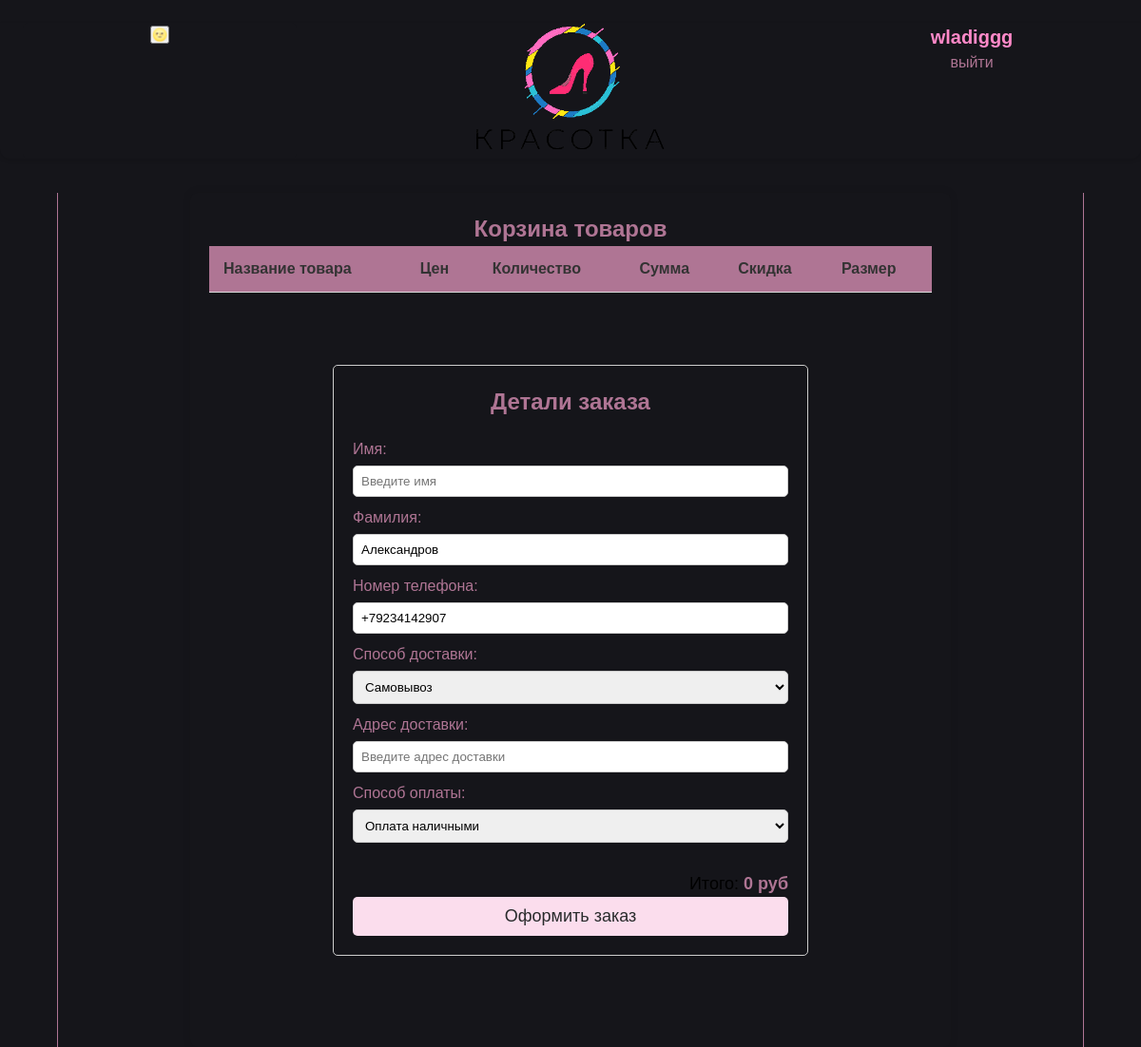
Screenshot of /orders/create-order/ (signed in) with the database file from the repository.
### users/models.py (models this page shows)
class User(AbstractUser):
    photo = models.ImageField(upload_to='users/%Y/%m/%d', blank=True, null=True, verbose_name='Фотографии')
    last_name = models.CharField(max_length=32, blank=True, null=True, verbose_name='Фамилия')
    phone_number = models.CharField(max_length=15, blank=True, null=True, verbose_name='Телефон')
    review = models.BooleanField(default=False, null=True, blank=True, verbose_name='Оставлен отзыв')
    agreement = models.BooleanField(default=False, null=True, blank=True, verbose_name='Соглашение')
    class Meta:
        verbose_name = 'Пользователь'
        verbose_name_plural = 'Пользователи'

### orders/views.py (the view, shortened to what this page needs)
# urls.py: path('create-order/', CreateOrderView.as_view(), name='create_order')
class CreateOrderView(View):
    def get(self, request, *args, **kwargs):
        carts = get_cart_user(request)
        data = {
            'carts': carts,
            'form': CreateOrderForm(),
        }
        return render(request, 'create_order.html', data)

### orders/forms.py (shortened to what this page needs)
class CreateOrderForm(forms.Form):
    first_name = forms.CharField(label='Имя', max_length=100, required=True)
    last_name = forms.CharField(label='Фамилия', max_length=100, required=True)
    phone_number = forms.CharField(label='Номер телефона', max_length=12, required=True)
    delivery_method = forms.ChoiceField(label='Способ доставки', choices=[(0, 'Самовывоз'), (1, 'Доставка')])
    address = forms.CharField(label='Адрес доставки', max_length=255, required=False)
    payment_method = forms.ChoiceField(label='Способ оплаты', choices=[(0, 'Оплата наличными'), (1, 'Оплата картой')])

### cart/models.py (called while the page is built)
    def total_price(self):
        return sum(cart.product_price() for cart in self)

### cart/utils.py (called while the page is built)
def get_cart_user(request):
    if request.user.is_authenticated:
        return Cart.objects.filter(user=request.user)
    if not request.session.session_key:
        request.session.create()
    return Cart.objects.filter(session_key=request.session.session_key)

### orders/templates/create_order.html (shortened to what this page needs)
{% extends 'base_auth.html' %}
{% load static %}
{% block content %}
<div class="cart_container">
    <h1>Корзина товаров</h1>
    <table>
        <thead>
        <tr>
            <th>Название товара</th>
            <th>Цен</th>
            <th>Количество</th>
            <th>Сумма</th>
            <th>Скидка</th>
            <th>Размер</th>
        </tr>
        </thead>
    </table>
    <div class="order_data">
        <h1>Детали заказа</h1>
        <form action="{% url 'orders:create_order'%}" method="post">
            <div>
                <label for="first_name">Имя:</label>
                <input placeholder="Введите имя" type="text" id="first_name"
                       value="{% if user.first_name %}{{user.first_name}}{% endif %}"
                       name="first_name" required>
                <label for="last_name">Фамилия:</label>
                <input placeholder="Введите фамилию" type="text" id="last_name"
                       value="{% if user.last_name %}{{user.last_name}}{% endif %}"
                       name="last_name" required>
            </div>
            <div>
                <label for="phone_number">Номер телефона:</label>
                <input type="tel" id="phone_number" name="phone_number"
                       value="{% if user.phone_number %}{{user.phone_number}}{% endif %}"
                       placeholder="В формате XXX-XXX-XX-XX" required>
            </div>
            <div>
                <label for="delivery_method">Способ доставки:</label>
                <select id="delivery_method" name="delivery_method">
                    <option value="0">Самовывоз</option>
                </select>
            </div>
            <div>
                <label for="address">Адрес доставки:</label>
                <input placeholder="Введите адрес доставки" type="text" id="address"
                       value="{% if form.delivery_address.value %}{{form.delivery_address.value}}{% endif %}"
                       name="address">
            </div>
            <div>
                <label for="payment_method">Способ оплаты:</label>
                <select id="payment_method" name="payment_method">
                    <option value="0">Оплата наличными</option>
                </select>
            </div>
            <div class="total">
                Итого: <span><strong id="total_price"> {{carts.total_price}} руб</strong></span>
            </div>
            <button type="submit">Оформить заказ</button>
        </form>
    </div>
</div>
{% endblock %}

### magaz/templates/base_auth.html (shortened to what this page needs)
<!DOCTYPE html>
{% load static %}
<html lang="ru">
<head>
    <link href="https://fonts.cdnfonts.com/css/gilroy-bold" rel="stylesheet">
    <link rel="stylesheet" href="{% static 'mainApp/css/style.css' %}"/>
    <link rel="stylesheet" href="{% static 'mainApp/css/dark_mode_now.css' %}"/>
</head>
<body>
<header class="header">
    <div class="top_container">
        <div class="logo_container">
            <div class="theme-selector"><input type="button" value="&#x1F31D;"></div>
            <div class="logo">
            <a href="{% url 'index' %}">
                <img src="{% static 'mainApp/img/logogo.png' %}" alt="logo">
            </a>
        </div>
            <div class="sign_in_out">
        {% if user.is_authenticated %}
            <li class="last">
                {% if user.username == 'admin' %}
                    <a href="{% url 'admin:index' %}" class="user-link">
                        <b class="username">{{user.username}}</b>
                    </a>
                {% else %}
                    <a href="{% url 'users:account' %}" class="user-link">
                        <b class="username">{{user.username}}</b>
                    </a>
                {% endif %}
                <a href="{% url 'users:logout' %}" class="logout-link"><p>выйти</p></a>
            </li>
        {% else %}
            <li class="last">
                <a href="{% url 'users:login' %}" class="login-link"><p>Войти</p></a>
                <a href="{% url 'users:register' %}" class="register-link"><p>Регистрация</p></a>
            </li>
        {% endif %}
    </div>
        </div>
    </div>
</header>
<main class="block_content">
    {% block content %}
    {% endblock %}
</main>
</body>
</html>

### mainApp/static/mainApp/css/style.css (style rules this page uses)
* { box-sizing: border-box; margin: 0; padding: 0; }
body, html { height: 100%; margin: 0; }
html { scroll-behavior: smooth; }
body { font-family: 'Gilroy-Medium', sans-serif; margin: 0; font-size: 1rem; font-weight: 400; line-height: 1.5; color: #292b2c; background-color: white; overflow-x: hidden; }
.top_container { height: auto; margin: 2%; }
.logo_container { display: flex; justify-content: space-between; }
.logo { width: 50%; max-width: 200px; height: auto; }
.logo img { width: 100%; height: auto; }
a { text-decoration: none; color: #333; }
header { text-align: center; background-color: white; box-shadow: 0 2px 4px rgba(0, 0, 0, 0.1); padding: 0; position: relative; top: 0; left: 0; right: 0; z-index: 1; border-bottom-left-radius: 10px; border-bottom-right-radius: 10px; margin-bottom: 3%; }
main { min-height: auto; width: 90%; margin: 0 auto; border-left: 1px solid rgb(251 221 237); border-right: 1px solid rgb(251 221 237); }
img { max-width: 100%; }
p { font-size: 16px; margin-bottom: 5px; }
button { background-color: #333; border: none; color: #fff; cursor: pointer; font-size: 18px; transition: background-color 0.3s ease; }
.sign_in_out { font-size: 20px; width: 25%; height: auto; }
.last { color: black; list-style-type: none; margin-right: 20px; }
.logout-link { font-size: 12px }
.username { font-weight: bold; color: rgb(255 137 200); transition: color 0.3s ease, text-shadow 0.3s ease; }
.theme-selector { width: 25%; height: auto; cursor: pointer; border: none; background-color: white; color: #333; border-radius: 5px; }
.cart_container { max-width: 800px; margin: 20px auto; padding: 20px; background-color: #fff; border-radius: 8px; box-shadow: 0 0 10px rgba(0, 0, 0, 0.1); }
.cart_container h1 { text-align: center; font-size: 24px; color: #333; }
.cart_container table { width: 100%; border-collapse: collapse; }
.cart_container th, .cart_container td { padding: 12px 15px; text-align: left; border-bottom: 1px solid #ddd; }
.cart_container th { font-weight: bold; }
.cart_container thead { background-color: rgb(251 221 237); }
.cart_container .total { margin-top: 20px; text-align: right; font-size: 18px; }
.cart_container .total strong { font-weight: bold; color: #333; }
.order_data { max-width: 500px; margin: 10% auto; padding: 20px; border: 1px solid #ccc; border-radius: 5px; }
.order_data h1 { text-align: center; margin-bottom: 20px; }
.order_data label { display: block; margin-bottom: 5px; }
.order_data input, .order_data select { width: 100%; padding: 8px; margin-bottom: 10px; border: 1px solid #ccc; border-radius: 5px; }
.order_data button { width: 100%; padding: 10px; background-color: rgb(251 221 237); color: #292b2c; border: none; border-radius: 5px; cursor: pointer; }

### rows the page displays
User: username "wladiggg", last_name "Александров", phone_number "+79234142907"

### other values shown
{{ carts.total_price }} "0"
